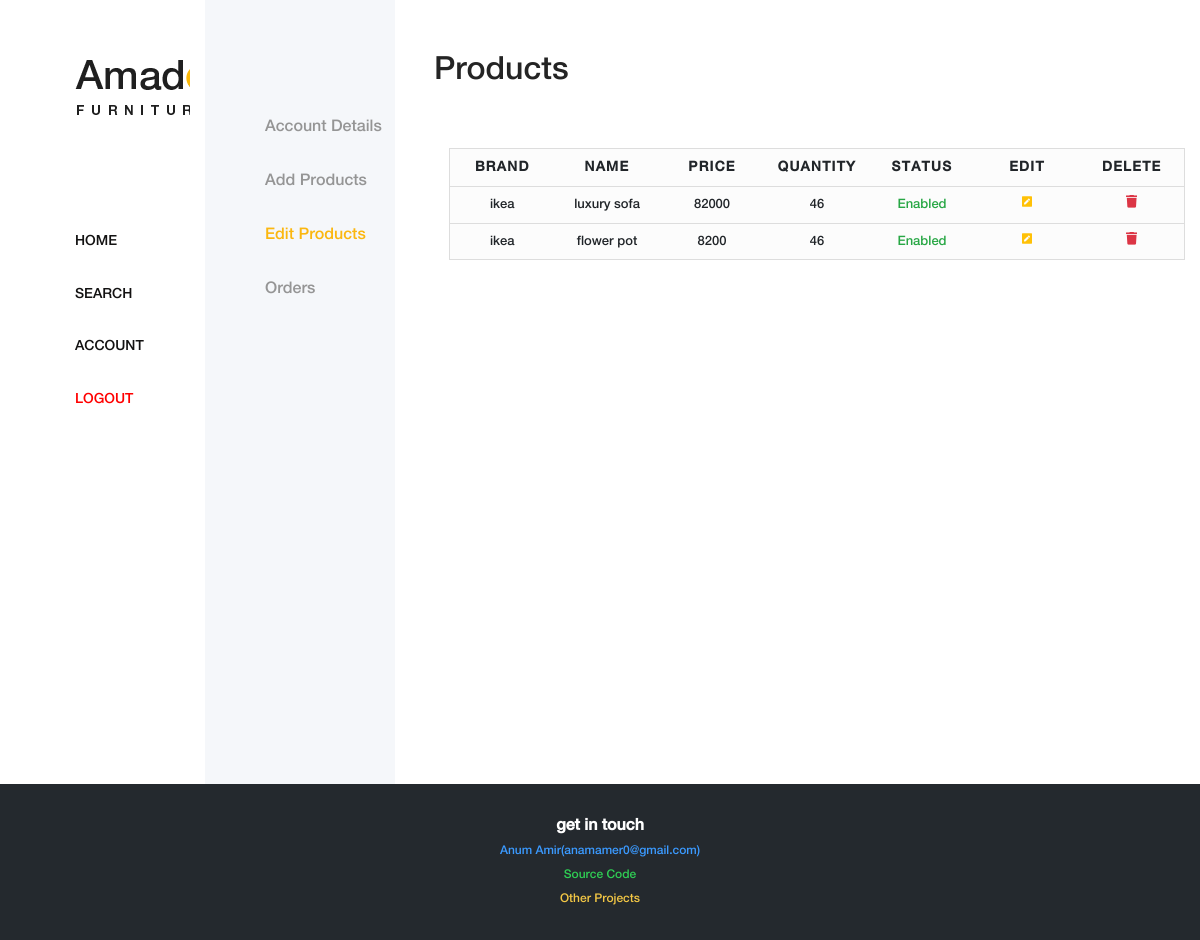
/admin/productManagment/viewAllProducts.php (signed in), run on an earlier commit of the app's database.
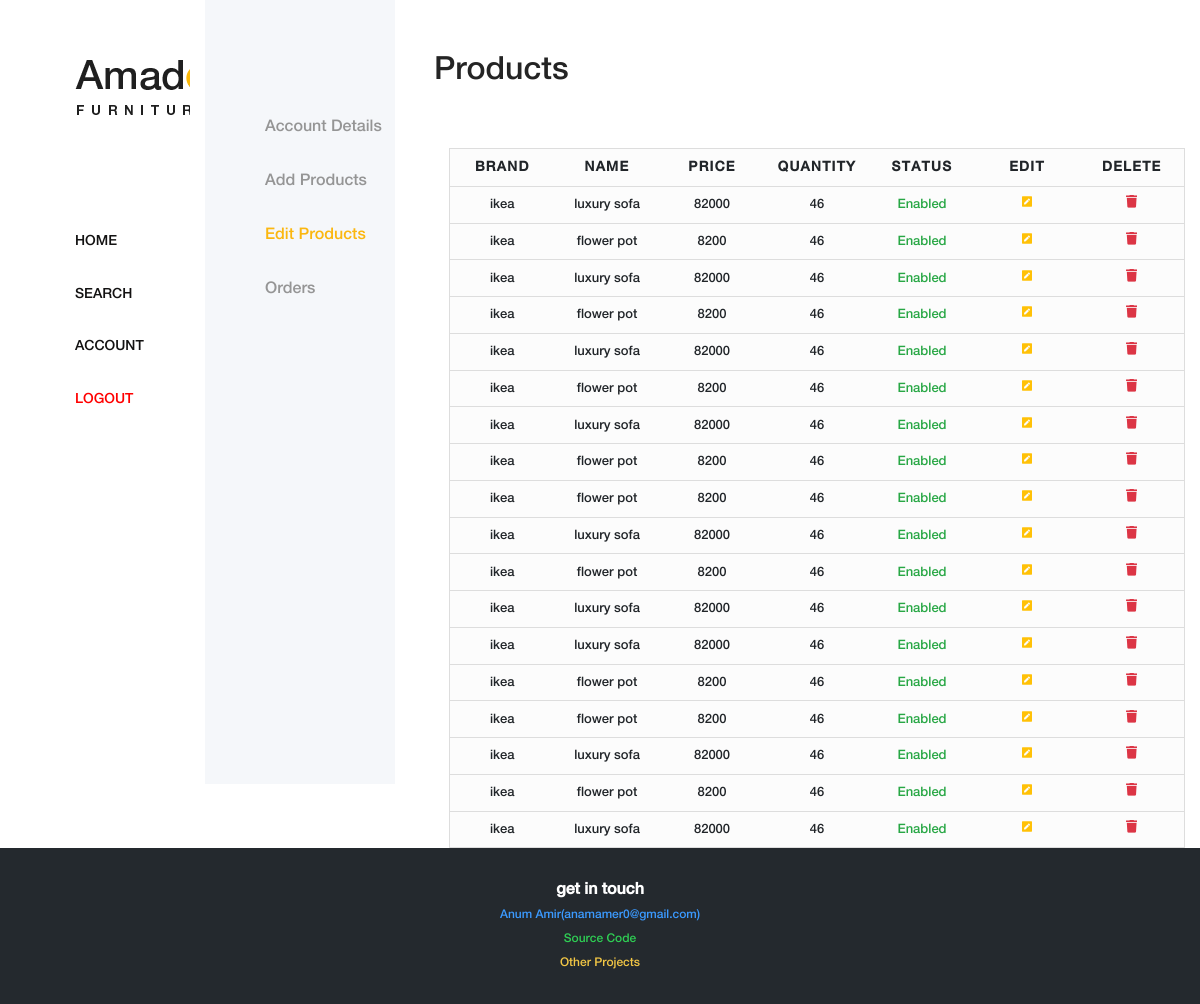
And on a later commit of the database.
### tables this page shows
CREATE TABLE `products` (
  `id` int(11) NOT NULL,
  `category_id` int(11) NOT NULL,
  `brand` varchar(255) NOT NULL,
  `brand_soundex` varchar(255) NOT NULL,
  `name` varchar(255) NOT NULL,
  `name_soundex` varchar(255) NOT NULL,
  `description` text NOT NULL,
  `price` int(11) NOT NULL,
  `quantity` int(11) NOT NULL,
  `product_status` int(11) NOT NULL DEFAULT '1'
);

### admin/productManagment/viewAllProducts.php (the view, shortened to what this page needs)
<?php
require_once '../../connect.php';
if (isset($_SESSION['userDetails']['0']['name']) && $_SESSION['userDetails']['0']['user_type'] == '0') {
$productQuery = "SELECT * FROM products WHERE product_status = 1";
$productQueryResult = mysqli_query($dbConnect, $productQuery);
}
?>
<!DOCTYPE html>
<html lang="en">
<head>
<?php
include '../../includes/amado/head.php';
?>
<link rel="stylesheet" href="../../myAssets/css/dashboard.css">
<link rel="stylesheet" href="../../myAssets/css/table.css">
</head>
<body>
<div class="main-content-wrapper d-flex clearfix row">
  <div class="col-12 col-md-2">
    <?php
    include_once '../../includes/amado/sideNavBar.php';
    ?>
  </div>
  <div class="col-12 col-md-2">
    <div class="shop_sidebar_area" id="sideBar">
      <div class="widget catagory mb-50">
        <div class="catagories-menu">
          <ul>
            <li>
              <a href="/amadoFurniture/admin/adminDashboard.php">Account Details</a>
            </li>
            <li>
              <a href="addProduct.php">Add Products</a>
            </li>
            <li class="active">
              <a href="viewAllProducts.php">Edit Products</a>
            </li>
            <li>
             <a href="../orderManagment/viewAllOrders.php">Orders</a>
            </li>
          </ul>
      </div>
    </div>
    </div>
  </div>
  <div class="container col-12 col-md-8">
                    <div class="checkout_details_area mt-50 ml-4">
                        <div class="cart-title mb-5">
                            <h2>Products</h2>
                        </div>
                        <div class="container">
                        <table>
                      <thead>
                        <tr>
                          <th scope="col">Brand</th>
                          <th scope="col">Name</th>
                          <th scope="col">Price</th>
                          <th scope="col">Quantity</th>
                          <th scope="col">Status</th>
                          <th scope="col">Edit</th>
                          <th scope="col">Delete</th>
                        </tr>
                      </thead>
                      <tbody>
                      <?php if (mysqli_num_rows($productQueryResult) > 0) {
                          while ($product = $productQueryResult->fetch_assoc()) {
                              ?>
                        <tr>
                          <td data-label="Brand"><?php echo $product['brand'] ?></td>
                          <td data-label="Name"><?php echo $product['name'] ?></td>
                          <td data-label="Price"><?php echo $product['price'] ?></td>
                          <td data-label="Quantity"><?php echo $product['quantity'] ?></td>
                          <td data-label="Status"><?php if($product['product_status'] == 1) echo '<span class="text-success">Enabled</span>'; else echo '<span class="text-danger">Disabled</span>span>';?></td>
                          <td data-label="Edit"> <a href="editProduct.php?product_id=<?php echo $product['id'] ?>"> <i class="fas fa-pen-square text-warning"></i> </a></td>
                          <td data-label="Delete"> <i class="fas fa-trash text-danger"> </td>
                        </tr>
                      <?php } }?>
                      </tbody>
                    </table>
                    </div>
                  </div>
  </div>
</div>
    <?php
    include_once '../../includes/amado/footer.php';
    ?>
</body>
</html>

What changed in the data, as far as the page shows it:
added products: brand "ikea", name "luxury sofa", price "82000", quantity "46", product_status "Enabled"
added products: brand "ikea", name "flower pot", price "8200", quantity "46", product_status "Enabled"
added products: brand "ikea", name "luxury sofa", price "82000", quantity "46", product_status "Enabled"
added products: brand "ikea", name "flower pot", price "8200", quantity "46", product_status "Enabled"
added products: brand "ikea", name "luxury sofa", price "82000", quantity "46", product_status "Enabled"
added products: brand "ikea", name "flower pot", price "8200", quantity "46", product_status "Enabled"
added products: brand "ikea", name "flower pot", price "8200", quantity "46", product_status "Enabled"
added products: brand "ikea", name "luxury sofa", price "82000", quantity "46", product_status "Enabled"
added products: brand "ikea", name "flower pot", price "8200", quantity "46", product_status "Enabled"
added products: brand "ikea", name "luxury sofa", price "82000", quantity "46", product_status "Enabled"
added products: brand "ikea", name "luxury sofa", price "82000", quantity "46", product_status "Enabled"
added products: brand "ikea", name "flower pot", price "8200", quantity "46", product_status "Enabled"
added products: brand "ikea", name "flower pot", price "8200", quantity "46", product_status "Enabled"
added products: brand "ikea", name "luxury sofa", price "82000", quantity "46", product_status "Enabled"
added products: brand "ikea", name "flower pot", price "8200", quantity "46", product_status "Enabled"
added products: brand "ikea", name "luxury sofa", price "82000", quantity "46", product_status "Enabled"
